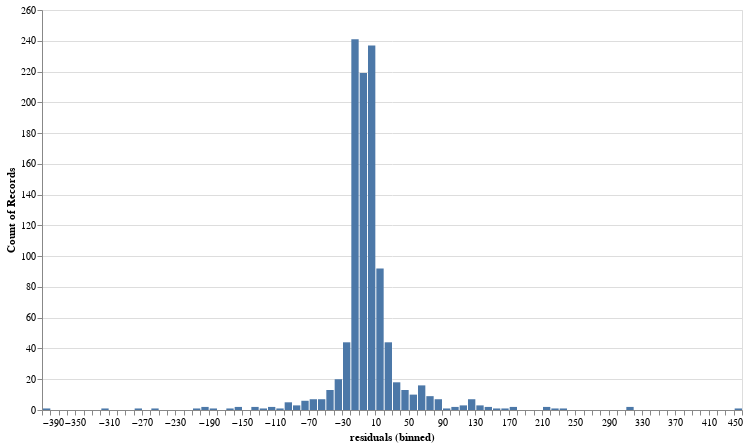

Here is the notebook cell this chart was saved with:
### Markdown cell above
### Save models

### Code cell
histogram = alt.Chart(pd.concat((x, residuals), axis=1)).mark_bar(point=True) \
.encode(
    x = alt.X("residuals:Q", bin=alt.Bin(maxbins=100)),
    y = alt.Y("count()"),
).properties(width=700, height=400)

histogram

### Figure 1 — Vega-Lite specification as saved in the notebook (floating-point values rounded to 4 significant figures; data arrays with more than 128 entries replaced by an {"elided": "..."} marker saying what was removed)
{"$schema": "https://vega.github.io/schema/vega-lite/v4.8.1.json", "config": {"view": {"continuousHeight": 300, "continuousWidth": 400}}, "data": {"name": "data-b438c5f15f333135b80a7080607cfa9c"}, "datasets": {"data-b438c5f15f333135b80a7080607cfa9c": {"elided": "1057 records"}}, "encoding": {"x": {"bin": {"maxbins": 100}, "field": "residuals", "type": "quantitative"}, "y": {"aggregate": "count", "type": "quantitative"}}, "height": 400, "mark": {"point": true, "type": "bar"}, "width": 700}
